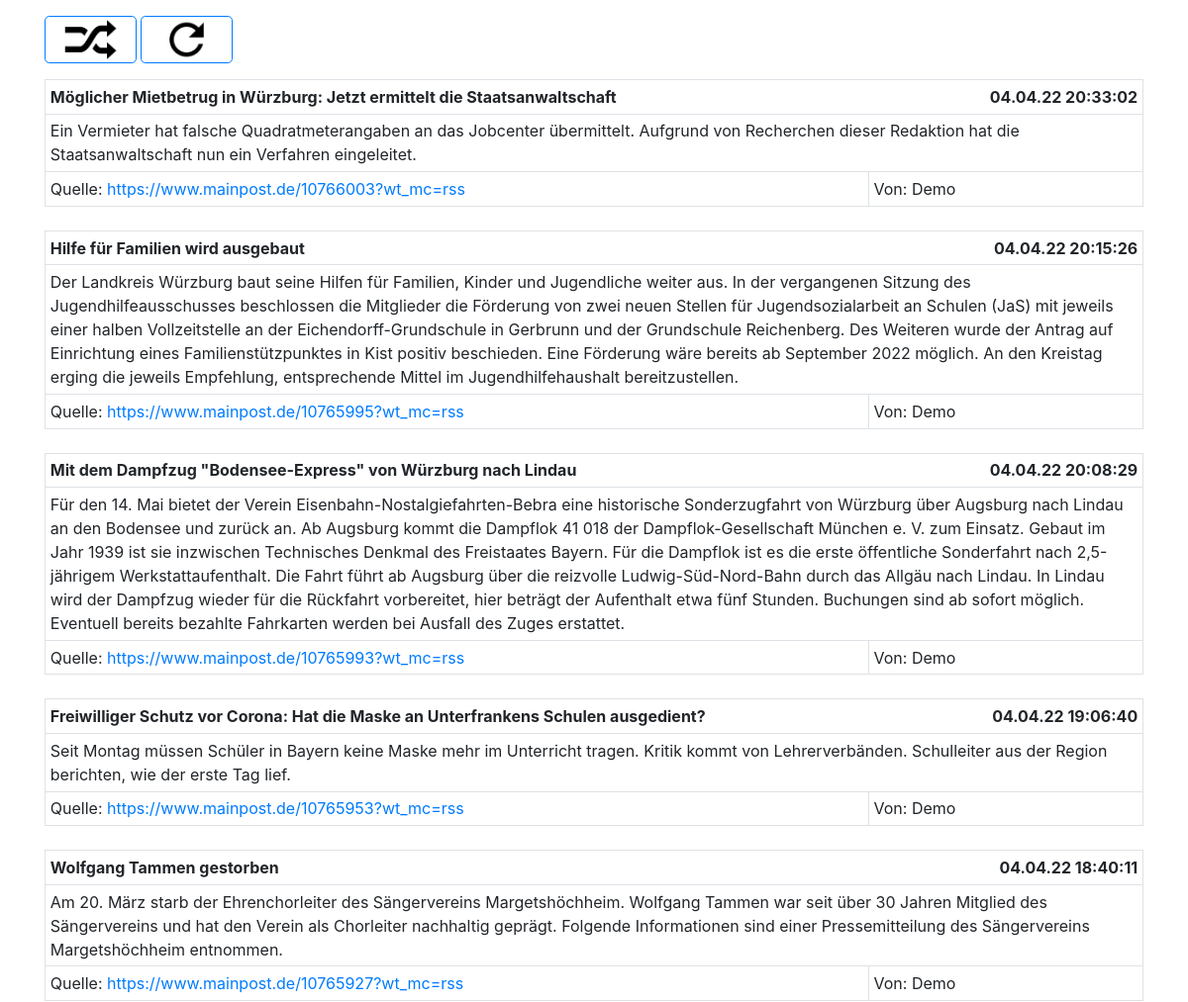
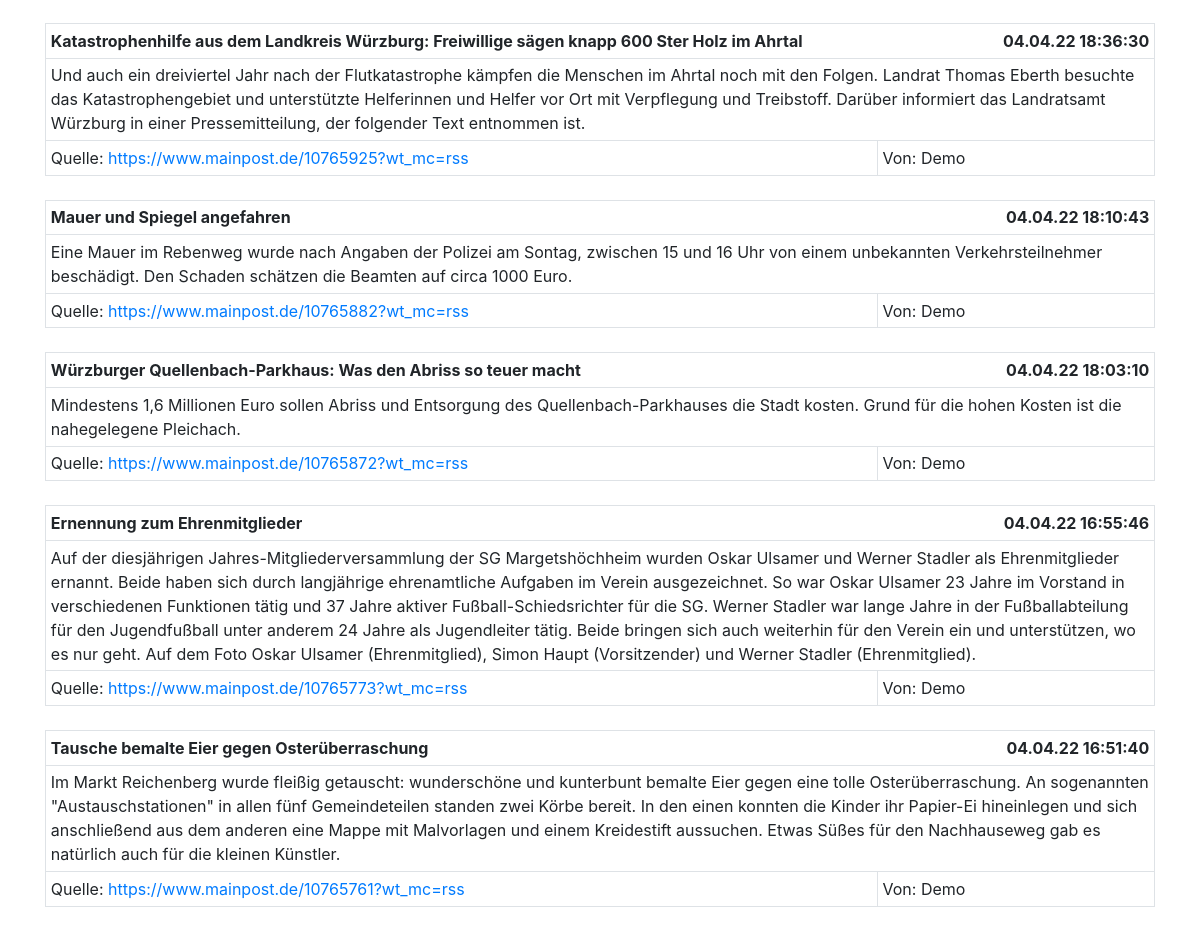
Screenshot of /src/public/index.php with the database file from the repository (2 pictures, top to bottom).
### tables this page shows
CREATE TABLE `topic` (
  `ID` int(11) NOT NULL AUTO_INCREMENT,
  `board_ID` int(11) NOT NULL,
  `title` tinytext NOT NULL,
  `text` text NOT NULL,
  `source` tinytext NOT NULL,
  `datetime` datetime NOT NULL DEFAULT CURRENT_TIMESTAMP,
  `sender` varchar(50) NOT NULL,
  PRIMARY KEY (`ID`),
  KEY `topic_board` (`board_ID`),
  CONSTRAINT `topic_board` FOREIGN KEY (`board_ID`) REFERENCES `board` (`id`) ON DELETE CASCADE ON UPDATE CASCADE
);

### src/public/index.php (the view, shortened to what this page needs)
<?php
$shuffle = 'false';
?>
<!DOCTYPE html>
<html lang="en">
<head>
  <link rel="stylesheet" href="https://stackpath.bootstrapcdn.com/bootstrap/4.3.1/css/bootstrap.min.css"
>
  <link rel="stylesheet" href="css/style.css">
</head>
<body>
<div class="container">
    <div class="row">
        <div class="col-12">
            <form action="index.php" method="POST" id="shuffleForm" class="d-inline">
                <button type="button" class="btn btn-lg btn-outline-primary mb-3 mt-3 d-none d-md-inline pt-0 pb-0"
                        id="shuffle">
                    <img src="shuffle-<?php echo $shuffle; ?>.png" class="shuffleImg">
                </button>
            </form>
            <button type="button" class="btn btn-lg btn-outline-primary mb-3 mt-3 d-none d-md-inline pt-0 pb-0"
                    id="refresh">
                <img src="refresh.png" class="shuffleImg">
            </button>
            <?php
            function getContent($shuffle)
            {
                $content = getContentFromDB($shuffle);
                return $content;
            }
            function getContentFromDB($shuffle)
            {
                $servername = getenv("DATABASE_SERVER");
                $username = getenv("DATABASE_USERNAME");
                $password = getenv("DATABASE_PASSWORD");
                $dbname = getenv("DATABASE_SCHEMA");
                $conn = new mysqli($servername, $username, $password, $dbname);
                $board = $_COOKIE['board'];
                $limit = 20;
                if ($shuffle == 'true') {
                    $sql = "SELECT id, title, text, source, datetime, sender FROM topic WHERE board_ID = $board ORDER BY RAND() DESC LIMIT $limit";
                } else {
                    $sql = "SELECT id, title, text, source, datetime, sender FROM topic WHERE board_ID = $board ORDER BY datetime DESC LIMIT $limit";
                }
                $result = $conn->query($sql);
                $feeds = array();
                if ($result->num_rows > 0) {
                    while ($row = $result->fetch_assoc()) {
                        $title = $row["title"];
                        $text = $row["text"];
                        $source = $row["source"];
                        $name = $row["sender"];
                        if (substr($source, 0, 4) == "http") {
                            $source = "<a href='$source' class='breakAll' target='_blank'>$source</a>";
                        }
                        $datetime = $row["datetime"];
                        $myDateTime = DateTime::createFromFormat('Y-m-d H:i:s', $datetime);
                        $object = (object)['title' => $title, 'text' => $text, 'source' => $source, 'datetime' => $myDateTime, 'name' => $name];
                        array_push($feeds, $object);
                    }
                }
                $html = "";
                $current_time = time();
                $tooold_time = ($current_time - (30 * 60) + (2 * 60 * 60));
                $tooold_time2 = ($current_time - (10 * 60) + (2 * 60 * 60));
                $hasNews = false;
                foreach ($feeds as $news) {
                    $class = '';
                    $html .= '<table class="table table-bordered table-sm mb-4 context">
                        <tr' . $class . '><th colspan="2"><span class="breakWord" style="float: left;">' . $news->title . '</span><span style="float: right;">' . $news->datetime->format('d.m.y H:i:s') . '</span></th></tr>
                        <tr><td colspan="2" class="breakWord">' . $news->text . '</td></tr>
                        <tr><td style="width:75%">Quelle: ' . $news->source . '</td><td style="width:25%">Von: ' . $news->name . '</td></tr></table>';
                }
                $html .= '<input type="hidden" id="hasNews" value="' . $hasNews . '">';
                return $html;
            }
            print getContent($shuffle);
            ?>
        </div>
    </div>
</div>
</body>
</html>

### src/public/css/style.css (style rules this page uses)
.breakWord { word-break: break-word; }
.breakAll { word-break: break-all; }
.shuffleImg { height: 46px; cursor: pointer; }
img { max-width: 100%; }

### rows the page displays
topic: title "Möglicher Mietbetrug in Würzburg: Jetzt ermittelt die Staatsanwaltschaft", format "04.04.22 20:33:02", text "Ein Vermieter hat falsche Quadratmeterangaben an das Jobcenter übermittelt. Aufgrund von Recherchen dieser Redaktion hat die Staatsanwaltschaft nun ein Verfahren eingeleitet.", source "https://www.mainpost.de/10766003?wt_mc=rss", sender "Demo"
topic: title "Hilfe für Familien wird ausgebaut", format "04.04.22 20:15:26", text "Der Landkreis Würzburg baut seine Hilfen für Familien, Kinder und Jugendliche weiter aus. In der vergangenen Sitzung des Jugendhilfeausschusses beschlossen die Mitglieder die Förderung von zwei neuen Stellen für Jugendsozialarbeit an Schulen (JaS) mit jeweils einer halben Vollzeitstelle an der Eichendorff-Grundschule in Gerbrunn und der Grundschule Reichenberg. Des Weiteren wurde der Antrag auf Einrichtung eines Familienstützpunktes in Kist positiv beschieden. Eine Förderung wäre bereits ab September 2022 möglich. An den Kreistag erging die jeweils Empfehlung, entsprechende Mittel im Jugendhilfehaushalt bereitzustellen.", source "https://www.mainpost.de/10765995?wt_mc=rss", sender "Demo"
topic: title "Mit dem Dampfzug \"Bodensee-Express\" von Würzburg nach Lindau", format "04.04.22 20:08:29", text "Für den 14. Mai bietet der Verein Eisenbahn-Nostalgiefahrten-Bebra eine historische Sonderzugfahrt von Würzburg über Augsburg nach Lindau an den Bodensee und zurück an. Ab Augsburg kommt die Dampflok 41 018 der Dampflok-Gesellschaft München e. V. zum Einsatz. Gebaut im Jahr 1939 ist sie inzwischen Technisches Denkmal des Freistaates Bayern. Für die Dampflok ist es die erste öffentliche Sonderfahrt nach 2,5-jährigem Werkstattaufenthalt. Die Fahrt führt ab Augsburg über die reizvolle Ludwig-Süd-Nord-Bahn durch das Allgäu nach Lindau. In Lindau wird der Dampfzug wieder für die Rückfahrt vorbereitet, hier beträgt der Aufenthalt etwa fünf Stunden. Buchungen sind ab sofort möglich. Eventuell…", source "https://www.mainpost.de/10765993?wt_mc=rss", sender "Demo"
topic: title "Freiwilliger Schutz vor Corona: Hat die Maske an Unterfrankens Schulen ausgedient?", format "04.04.22 19:06:40", text "Seit Montag müssen Schüler in Bayern keine Maske mehr im Unterricht tragen. Kritik kommt von Lehrerverbänden. Schulleiter aus der Region berichten, wie der erste Tag lief.", source "https://www.mainpost.de/10765953?wt_mc=rss", sender "Demo"
topic: title "Wolfgang Tammen gestorben", format "04.04.22 18:40:11", text "Am 20. März starb der Ehrenchorleiter des Sängervereins Margetshöchheim. Wolfgang Tammen war seit über 30 Jahren Mitglied des Sängervereins und hat den Verein als Chorleiter nachhaltig geprägt. Folgende Informationen sind einer Pressemitteilung des Sängervereins Margetshöchheim entnommen.", source "https://www.mainpost.de/10765927?wt_mc=rss", sender "Demo"
topic: title "Katastrophenhilfe aus dem Landkreis Würzburg: Freiwillige sägen knapp 600 Ster Holz im Ahrtal", format "04.04.22 18:36:30", text "Und auch ein dreiviertel Jahr nach der Flutkatastrophe kämpfen die Menschen im Ahrtal noch mit den Folgen. Landrat Thomas Eberth besuchte das Katastrophengebiet und unterstützte Helferinnen und Helfer vor Ort mit Verpflegung und Treibstoff. Darüber informiert das Landratsamt Würzburg in einer Pressemitteilung, der folgender Text entnommen ist.", source "https://www.mainpost.de/10765925?wt_mc=rss", sender "Demo"
topic: title "Mauer und Spiegel angefahren", format "04.04.22 18:10:43", text "Eine Mauer im Rebenweg wurde nach Angaben der Polizei am Sontag, zwischen 15 und 16 Uhr von einem unbekannten Verkehrsteilnehmer beschädigt. Den Schaden schätzen die Beamten auf circa 1000 Euro.", source "https://www.mainpost.de/10765882?wt_mc=rss", sender "Demo"
topic: title "Würzburger Quellenbach-Parkhaus: Was den Abriss so teuer macht", format "04.04.22 18:03:10", text "Mindestens 1,6 Millionen Euro sollen Abriss und Entsorgung des Quellenbach-Parkhauses die Stadt kosten. Grund für die hohen Kosten ist die nahegelegene Pleichach.", source "https://www.mainpost.de/10765872?wt_mc=rss", sender "Demo"
topic: title "Ernennung zum Ehrenmitglieder", format "04.04.22 16:55:46", text "Auf der diesjährigen Jahres-Mitgliederversammlung der SG Margetshöchheim wurden Oskar Ulsamer und Werner Stadler als Ehrenmitglieder ernannt. Beide haben sich durch langjährige ehrenamtliche Aufgaben im Verein ausgezeichnet. So war Oskar Ulsamer 23 Jahre im Vorstand in verschiedenen Funktionen tätig und 37 Jahre aktiver Fußball-Schiedsrichter für die SG. Werner Stadler war lange Jahre in der Fußballabteilung für den Jugendfußball unter anderem 24 Jahre als Jugendleiter tätig. Beide bringen sich auch weiterhin für den Verein ein und unterstützen, wo es nur geht. Auf dem Foto Oskar Ulsamer (Ehrenmitglied), Simon Haupt (Vorsitzender) und Werner Stadler (Ehrenmitglied).", source "https://www.mainpost.de/10765773?wt_mc=rss", sender "Demo"
topic: title "Tausche bemalte Eier gegen Osterüberraschung", format "04.04.22 16:51:40", text "Im Markt Reichenberg wurde fleißig getauscht: wunderschöne und kunterbunt bemalte Eier gegen eine tolle Osterüberraschung. An sogenannten \"Austauschstationen\" in allen fünf Gemeindeteilen standen zwei Körbe bereit. In den einen konnten die Kinder ihr Papier-Ei hineinlegen und sich anschließend aus dem anderen eine Mappe mit Malvorlagen und einem Kreidestift aussuchen. Etwas Süßes für den Nachhauseweg gab es natürlich auch für die kleinen Künstler.", source "https://www.mainpost.de/10765761?wt_mc=rss", sender "Demo"
